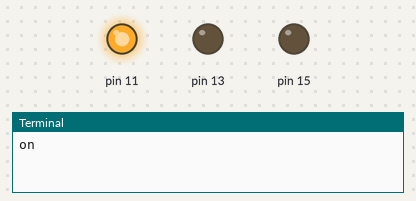
A program run on a simulated Raspberry Pi (header pin numbers). Shown: output pins drawn as LEDs (lit = HIGH), the last lines printed to the terminal. The clock reads 2024-03-15 10:24:30 at power-on unless the program sets it. At 72.0 s the program stops and its outputs stay as they are.

Above: at 1.5 s.
At 4.5 s:
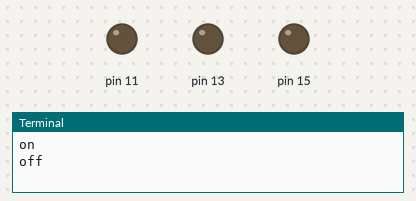
Timing chart, 0 to 7.8 s (numbered marks = the images above):
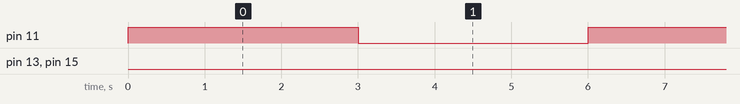

The program:

led_blinking.py
```python
import RPi.GPIO as GPIO
from time import sleep
from datetime import datetime

GPIO.setwarnings(False)
GPIO.setmode(GPIO.BOARD)

GPIO.setup(11,GPIO.OUT) #first LED
GPIO.setup(13,GPIO.OUT) #second LED
GPIO.setup(15,GPIO.OUT) #third LED
#Common Ground Pin 9

#Function for blinking a pin for a specific on and off time
def blinking(pin, blinktime):
    GPIO.output(pin, True)
    print("on")
    sleep(blinktime)
    GPIO.output (pin, False)
    print("off")
    sleep(blinktime)

#main program
starttime = datetime.now() #save the time when the process started
while (datetime.now() - starttime).seconds < 30:
    blinking(11, 3) #blink as long as the difference to the start time is smaller than 60 s

starttime = datetime.now()
while (datetime.now() - starttime).seconds < 30:
    blinking(13, 2)

starttime = datetime.now()
while (datetime.now() - starttime).seconds < 10:
    blinking(15, 1)

GPIO.cleanup() #turn off all gpios
```

Measured:
- by itself, pin 11: alternates HIGH for 3.0 s and LOW for 3.0 s, 10 changes in all, then stays LOW
- by itself, pin 13: LOW → HIGH at 30.0 s, → LOW 2.0 s later, → HIGH 2.0 s later, → LOW 2.0 s later, … (16 changes in this stretch)
- by itself, pin 15: LOW → HIGH at 62.0 s, → LOW 1.0 s later, → HIGH 1.0 s later, → LOW 1.0 s later, … (10 changes in this stretch)
